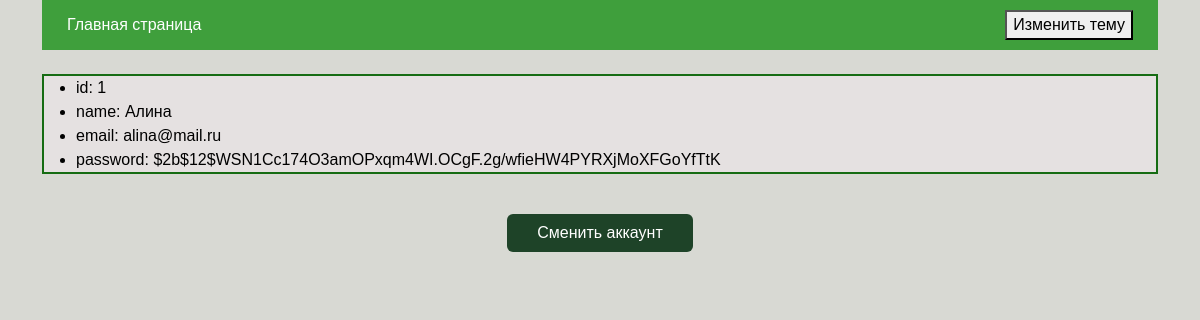
The app's page /profile/1 with its own data.
### models.py (models this page shows)
class User(SQLModel, table=True):
    id: Optional[int] = Field(default=None, primary_key=True)
    name: str
    email: str
    password: str

### main.py (the view)
@app.get('/profile/{user_id}', response_model=User, tags=['Pages'])
async def get_profile_user(request: Request, user_id: int):
    note_statement = select(Advt).where(Advt.user_id == user_id)
    note_result = session.exec(note_statement).all()
    statement = select(User).where(User.id == user_id)
    result = session.exec(statement).first()
    if result == None:
        raise HTTPException(status_code=status.HTTP_404_NOT_FOUND)
    return templates.TemplateResponse(
        request=request,
        user_id = user_id,
        name='profile.html',
        context={
            'note_result': note_result,
            'id': result.id,
            'name': result.name,
            'email': result.email,
            'password': result.password
        }
    )

### templates/profile.html (shortened to what this page needs)
<!DOCTYPE html>
<html lang="en">
<head>
    <link href="https://cdn.jsdelivr.net/npm/bootstrap@5.3.3/dist/css/bootstrap.min.css" rel="stylesheet"
>
</head>
<body class="light-theme">
    <div class="container">
        <div style='height:45px; display: flex;
        justify-content: space-between; align-items: center;
        padding: 25px;' class="header">
            <div class="left">
                <a href="/"> Главная страница </a>
            </div>
            <div class="right">
            <div style='justify-content: space-between; align-items: center;' class="d-grid gap-2 d-md-block mx-auto">
                <button id='themeToggle'>Изменить тему</button>
            </div>
            </div>
        </div>
        <br>
        {%block body%}
        <ul class="elastic">
            <li class="elastic-item">id: {{id}}</li>
            <li class="elastic-item">name: {{name}}</li>
            <li class="elastic-item">email: {{email}}</li>
            <li class="elastic-item">password: {{password}}</li>
        </ul>
        {% endblock %}
        <br>
        <div class="d-grid gap-5 col-2 mx-auto">
            <a class="btn" href="{{ url_for('switch_account') }}"> Сменить аккаунт </a>
        </div>
    </div>
</body>
</html>

### templates/profile.html (style rules this page uses)
body { font-family: Garamond, sans-serif; transition: background-color 0.7s ease; }
body.light-theme { background-color: #D8D9D3; color: #000000; }
.header { background-color: #3F9F3C; }
.btn { background-color: #1E4328; color: white; }
.elastic { background-color: #E5E1E1; color: #000000; border: 2px solid #166C13; }
a { text-decoration: none; color: #ffffff; }

### records on screen
User: name "Алина", email "alina@mail.ru", password "$2b$12$WSN1Cc174O3amOPxqm4WI.OCgF.2g/wfieHW4PYRXjMoXFGoYfTtK"

### other values on screen
{{ id }} "1"
